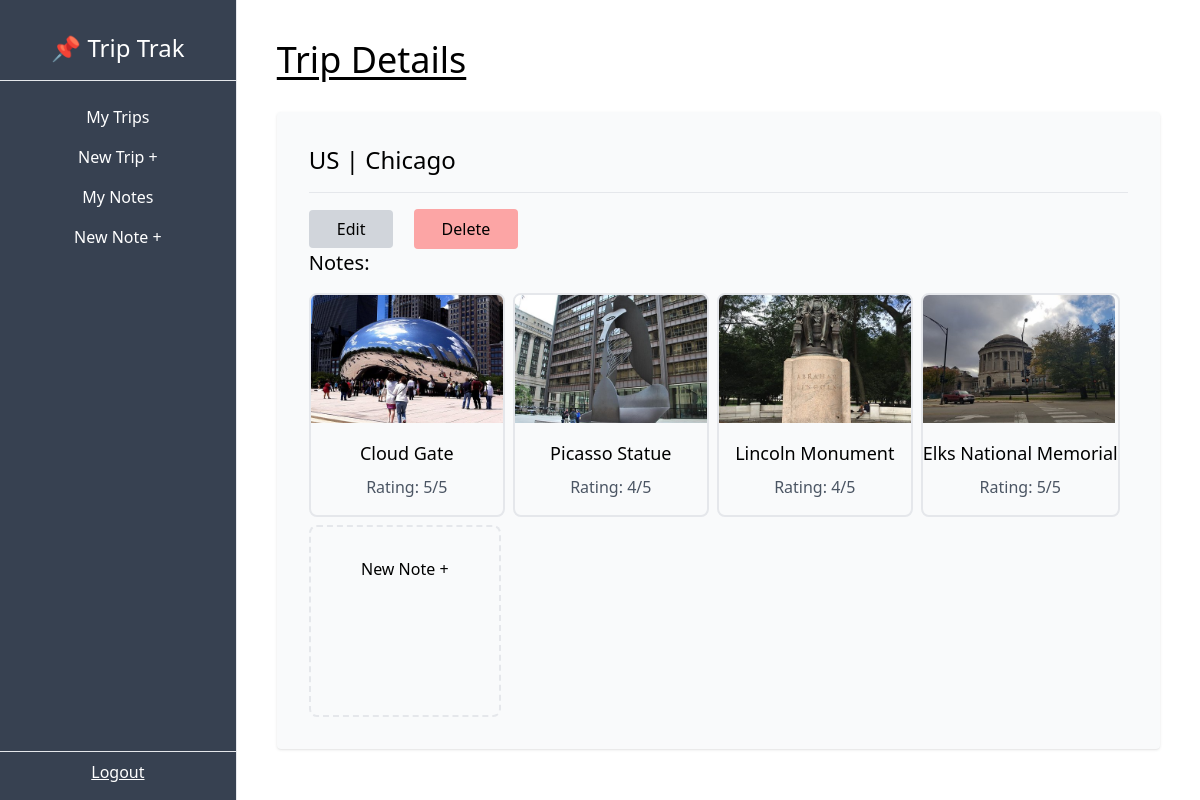
The page /dashboard/trip/2/ on the database its author committed.
### trip/models.py (models this page shows, shortened)
class Trip(models.Model):
    city = models.CharField(max_length=50)
    country = models.CharField(max_length=2)
    start_date = models.DateField(blank=True, null=True)
    end_date = models.DateField(blank=True, null=True)
    owner = models.ForeignKey(User, on_delete=models.CASCADE, related_name="trips")

class Note(models.Model):
    EXCURSIONS = (
        ("event", "Event"),
        ("dining", "Dining"),
        ("experience", "Experience"),
        ("general", "General"),
    )
    trip = models.ForeignKey(Trip, on_delete = models.CASCADE, related_name="notes")
    name = models.CharField(max_length=100)
    description = models.TextField()
    type = models.CharField(max_length=100, choices=EXCURSIONS)
    img = models.ImageField(upload_to="notes", blank=True, null=True)
    rating = models.PositiveSmallIntegerField(default=1, validators=[MaxValueValidator(5)])

### trip/views.py (the view)
# urls.py: path('dashboard/trip/<int:pk>/', TripDetailView.as_view(), name="trip-detail"),
class TripDetailView(DetailView):
    model = Trip
    def get_context_data(self, **kwargs):
        context = super().get_context_data(**kwargs)
        trip = context["object"]
        notes = trip.notes.all()
        context["notes"] = notes
        return context

### trip/templates/trip/trip_detail.html (shortened to what this page needs)
{% extends 'trip/_base.html' %}
{% block content %}
<h1 class="text-4xl underline underline-offset-4 mb-8">Trip Details</h1>
    <div class="bg-gray-50 p-8 rounded shadow my-4">
        <p class="text-2xl">{{trip.country}} | {{trip.city}}</p>
        <hr class="my-4">
        <a class="px-7 py-2 bg-gray-300 rounded md:mr-4 hover:bg-gray-200" href="{% url 'trip-update' trip.pk %}">Edit</a>
            <form class="inline" action="{% url 'trip-delete' trip.pk %}" method="POST">
                <input type="submit" class="px-7 py-2 bg-red-300 rounded hover:bg-red-200 hover:cursor-pointer" value="Delete" />
            </form>
        <h3 class="text-xl pb-4">Notes:</h3>
        <div class="flex gap-2 flex-wrap">
            {% for note in notes %}
            <a href="{% url 'note-detail' note.pk %}">
                <div class="border-2 rounded-lg pb-4 hover:shadow">
                    <img class="w-48 h-32 object-cover overflow-hidden rounded-t-md" src="{{note.img.url}}" alt="{{note.name}}">
                    <p class="text-center mt-4 text-lg">{{note.name}}</p>
                    <p class="text-center mt-2 text-gray-600">Rating: {{note.rating}}/5</p>
                </div>
            </a>
            {% endfor %}
            <a href="{% url 'note-create' %}">
                <div class="border-2 border-dashed rounded-lg hover:shadow w-48 h-48 flex justify-center items-center">
                    <p class="min-h-32">New Note +</p>
                </div>
            </a>
        </div>
    </div>
{% endblock content %}

### trip/templates/trip/_base.html (shortened to what this page needs)
<!DOCTYPE html>
<html lang="en">
    <head>
        <script src="https://cdn.tailwindcss.com"></script>
      </head>
<body>
    <div class="flex-col md:flex-row flex h-screen">
        <div class="md:h-screen bg-gray-700 text-white w-full md:w-1/4 md:max-w-xs py-2 md:pt-8 md:pb-2 flex flex-col items-center justify-start border-r">
            <div class="border-b w-full text-center pb-4 text-2xl">
                <h1>📌 Trip Trak</h1>
            </div>
            <div class="pt-4 w-full text-center">
                <ul class="flex md:flex-col justify-around px-2 md:px-0 pb-2 md:pb-0">
                    <a href="{% url 'trip-list' %}">
                        <li class="py-2 px-3 md:px-0 hover:bg-gray-600 hover:cursor-pointer">My Trips</li>
                    </a>
                    <a href="{% url 'trip-create' %}">
                        <li class="py-2 px-3 md:px-0 hover:bg-gray-600 hover:cursor-pointer">New Trip +</li>
                    </a>
                    <a href="{% url 'note-list' %}">
                        <li class="py-2 px-3 md:px-0 hover:bg-gray-600 hover:cursor-pointer">My Notes</li>
                    </a>
                    <a href="{% url 'note-create' %}">
                    <li class="py-2 px-3 md:px-0 hover:bg-gray-600 hover:cursor-pointer">New Note +</li>
                    </a>
                </ul>
            </div>
            <div class="mt-auto w-full text-center flex md:flex-col justify-evenly py-2 md:pt-0">
                <hr class="my-2">
                <a class="underline" href="{% url 'logout' %}">
                    Logout
                </a>
            </div>
        </div>
        <div class="w-full md:w-full p-10 overflow-auto">
            {% block content %}
            {% endblock content %}
        </div>
    </div>
</body>
</html>

### rows shown on the page
Trip: country "US", city "Chicago"
Note: img (picture), name "Cloud Gate", rating "5"
Note: img (picture), name "Picasso Statue", rating "4"
Note: img (picture), name "Lincoln Monument", rating "4"
Note: img (picture), name "Elks National Memorial", rating "5"
